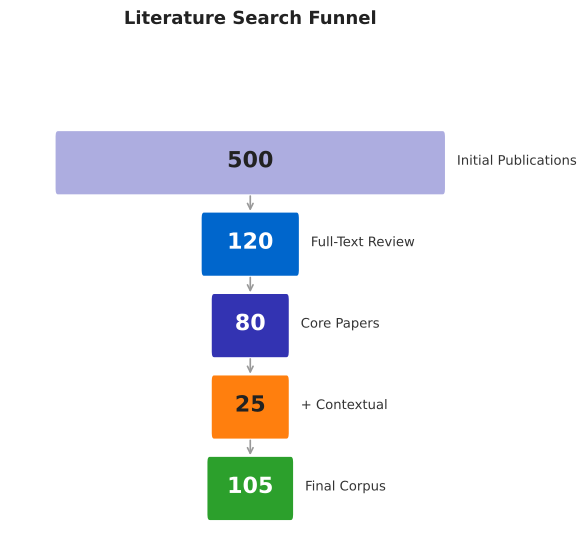

The Python source for this figure:
#!/usr/bin/env python3
"""Literature Search Funnel -- Section 08 Reproducibility.

PRISMA-style funnel diagram showing descending stages of literature
screening from 500 initial publications to 105 final corpus.
"""

import pathlib
import numpy as np
import matplotlib.pyplot as plt
import matplotlib.patches as mpatches

# -- colour palette -----------------------------------------------------------
mlblue = (0 / 255, 102 / 255, 204 / 255)
mlpurple = (51 / 255, 51 / 255, 178 / 255)
mllavender = (173 / 255, 173 / 255, 224 / 255)
mlorange = (255 / 255, 127 / 255, 14 / 255)
mlgreen = (44 / 255, 160 / 255, 44 / 255)
mlred = (214 / 255, 39 / 255, 40 / 255)

# -- data ---------------------------------------------------------------------
stages = [
    ("Initial Publications", 500),
    ("Full-Text Review", 120),
    ("Core Papers", 80),
    ("+ Contextual", 25),
    ("Final Corpus", 105),
]

# Widths proportional to count (normalized)
max_count = 500
colors = [mllavender, mlblue, mlpurple, mlorange, mlgreen]

# -- figure -------------------------------------------------------------------
fig, ax = plt.subplots(figsize=(6, 5.5))
ax.set_xlim(0, 10)
ax.set_ylim(-0.5, len(stages) + 0.5)
ax.axis("off")

y_positions = list(reversed(range(len(stages))))
bar_height = 0.65

for i, ((label, count), y, color) in enumerate(zip(stages, y_positions, colors)):
    # Width proportional to count, minimum width for visibility
    width = max(1.5, (count / max_count) * 8.0)
    x_center = 5.0
    x_left = x_center - width / 2

    # Draw bar (trapezoid effect via rounded rectangle)
    bar = mpatches.FancyBboxPatch(
        (x_left, y - bar_height / 2), width, bar_height,
        boxstyle="round,pad=0.08",
        facecolor=color,
        edgecolor="white",
        linewidth=2,
    )
    ax.add_patch(bar)

    # Count label inside bar
    text_color = "white" if color in (mlblue, mlpurple, mlgreen) else "#222222"
    ax.text(x_center, y + 0.02, f"{count}",
            ha="center", va="center",
            fontsize=16, fontweight="bold", color=text_color)

    # Stage label to the right
    ax.text(x_center + width / 2 + 0.3, y + 0.02, label,
            ha="left", va="center",
            fontsize=9.5, color="#333333")

    # Connecting arrow between stages (except last)
    if i < len(stages) - 1:
        next_y = y_positions[i + 1]
        ax.annotate("", xy=(x_center, next_y + bar_height / 2 + 0.05),
                     xytext=(x_center, y - bar_height / 2 - 0.05),
                     arrowprops=dict(arrowstyle="->", color="#999999",
                                     linewidth=1.2))

ax.set_title("Literature Search Funnel",
             fontsize=13, fontweight="bold", pad=12, color="#222222")

plt.tight_layout()

# -- save ---------------------------------------------------------------------
out_dir = pathlib.Path(__file__).parent
fig.savefig(out_dir / "01_search_funnel.pdf", bbox_inches="tight")
fig.savefig(out_dir / "thumb.png", dpi=150, bbox_inches="tight")
plt.close(fig)
print(f"Saved to {out_dir}")
